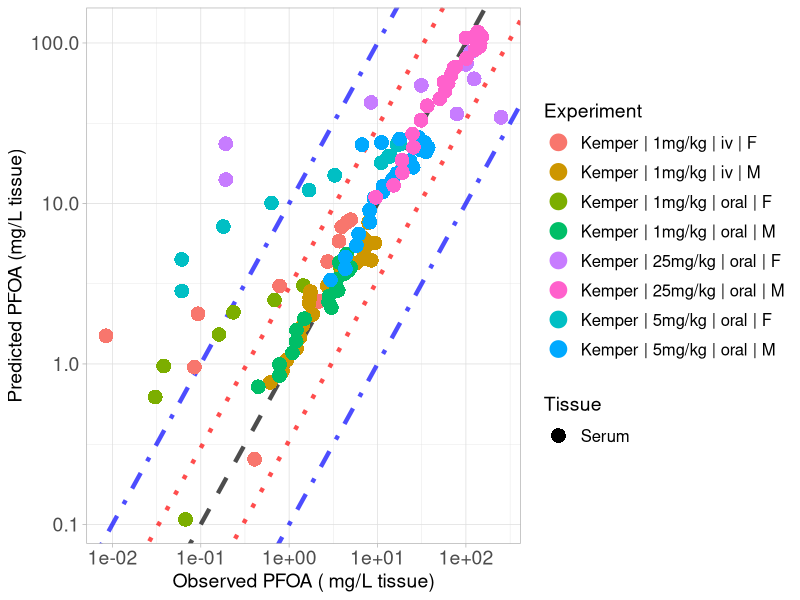

The R script that drew this image:
library(ggplot2)

#setwd("C:/Users/ptsir/Documents/GitHub/PFAS_PBK_models/PFOA inhalation Rat/Validation/Validation_results")
setwd("C:/Users/dpjio/Documents/GitHub/PFAS_PBK_models/PFOA inhalation Rat/Validation/Validation_koff_12_lung_same_RAF_bile")

# Load Results 

# 
Kemper_serum_results <- read.csv("Kemper_2003_serum_results.csv", header = T)
Kemper_iv_F_1 <- Kemper_serum_results[Kemper_serum_results$Dose == 1 & Kemper_serum_results$Type == "iv" &
                               Kemper_serum_results$sex == "F", ]
Kemper_iv_F_1$Experiment <- "Kemper | 1mg/kg | iv | F"

Kemper_oral_F_1 <- Kemper_serum_results[Kemper_serum_results$Dose == 1 & Kemper_serum_results$Type == "oral" &
                                 Kemper_serum_results$sex == "F", ]
Kemper_oral_F_1$Experiment <- "Kemper | 1mg/kg | oral | F"

Kemper_oral_F_5 <- Kemper_serum_results[Kemper_serum_results$Dose == 5 & Kemper_serum_results$Type == "oral" &
                                 Kemper_serum_results$sex == "F", ]
Kemper_oral_F_5$Experiment <- "Kemper | 5mg/kg | oral | F"
Kemper_oral_F_25 <- Kemper_serum_results[Kemper_serum_results$Dose == 25 & Kemper_serum_results$Type == "oral" &
                                  Kemper_serum_results$sex == "F", ]
Kemper_oral_F_25$Experiment <- "Kemper | 25mg/kg | oral | F"

Kemper_iv_M_1 <- Kemper_serum_results[Kemper_serum_results$Dose == 1 & Kemper_serum_results$Type == "iv" &
                               Kemper_serum_results$sex == "M", ]
Kemper_iv_M_1$Experiment <- "Kemper | 1mg/kg | iv | M"

Kemper_oral_M_1 <- Kemper_serum_results[Kemper_serum_results$Dose == 1 & Kemper_serum_results$Type == "oral" &
                                 Kemper_serum_results$sex == "M", ]
Kemper_oral_M_1$Experiment <- "Kemper | 1mg/kg | oral | M"

Kemper_oral_M_5 <- Kemper_serum_results[Kemper_serum_results$Dose == 5 & Kemper_serum_results$Type == "oral" &
                                 Kemper_serum_results$sex == "M", ]
Kemper_oral_M_5$Experiment <- "Kemper | 5mg/kg | oral | M"
Kemper_oral_M_25 <- Kemper_serum_results[Kemper_serum_results$Dose == 25 & Kemper_serum_results$Type == "oral" &
                                  Kemper_serum_results$sex == "M", ]
Kemper_oral_M_25$Experiment <- "Kemper | 25mg/kg | oral | M"
# 
# Kudo_high <- Kudo_results[Kudo_results$Dose == 16.560, ] 
# Kudo_high$Experiment <-  "Kudo | 16mg/kg | iv"
# 
# Kim_results <- read.csv("Kim_results.csv", header = T)
# Kim_iv <- Kim_results[Kim_results$Type == "iv",]
# Kim_iv$Experiment <-  "Kim | 1mg/kg | iv"
# 
# Kim_oral <- Kim_results[Kim_results$Type == "oral",]
# Kim_oral$Experiment <-  "Kim | 1mg/kg | oral"


Experiment <- scales::hue_pal()(8)

names(Experiment) <- unique(c( Kemper_iv_F_1$Experiment, Kemper_iv_M_1$Experiment,
                              Kemper_oral_F_1$Experiment,Kemper_oral_M_1$Experiment, Kemper_oral_F_5$Experiment, 
                               
                               Kemper_oral_M_5$Experiment,  Kemper_oral_F_25$Experiment, Kemper_oral_M_25$Experiment))



scatter_plot <- ggplot()+
  geom_abline(intercept = log10(1), slope = 1, linetype = "dashed", color = "black", linewidth = 1.5, alpha = 0.7) +  # Identity line in log10 scale
  geom_abline(intercept = log10(3), slope = 1, linetype = "dotted", color = "red", linewidth = 1.5, alpha = 0.7) +  # +3-fold error line
  geom_abline(intercept = log10(1/3), slope = 1, linetype = "dotted", color = "red", linewidth = 1.5, alpha = 0.7) +  # -3-fold error line
  geom_abline(intercept = log10(10), slope = 1, linetype = "dotdash", color = "blue", linewidth = 1.5, alpha = 0.7) +  # +10-fold error line
  geom_abline(intercept = log10(1/10), slope = 1, linetype = "dotdash", color = "blue", linewidth = 1.5, alpha = 0.7) +  # -10-fold error line
  geom_point(data = Kemper_iv_F_1, aes(x=Observed, y=Predicted, color = Experiment, shape = Tissue), size=4, stroke = 1.5)+
  geom_point(data = Kemper_oral_F_1, aes(x=Observed, y=Predicted, color = Experiment, shape = Tissue), size=4, stroke = 1.5)+
  geom_point(data = Kemper_oral_F_5, aes(x=Observed, y=Predicted, color = Experiment, shape = Tissue), size=4, stroke = 1.5)+
  geom_point(data = Kemper_oral_F_25, aes(x=Observed, y=Predicted, color = Experiment, shape = Tissue), size=4, stroke = 1.5)+
  geom_point(data = Kemper_iv_M_1, aes(x=Observed, y=Predicted, color = Experiment, shape = Tissue), size=4, stroke = 1.5)+
  geom_point(data = Kemper_oral_M_1, aes(x=Observed, y=Predicted, color = Experiment, shape = Tissue), size=4, stroke = 1.5)+
  geom_point(data = Kemper_oral_M_5, aes(x=Observed, y=Predicted, color = Experiment, shape = Tissue), size=4, stroke = 1.5)+
  geom_point(data = Kemper_oral_M_25, aes(x=Observed, y=Predicted, color = Experiment, shape = Tissue), size=4, stroke = 1.5)+
  scale_y_log10()+
  scale_x_log10()+
  scale_color_manual(values = Experiment)+
  theme(legend.spacing.y = unit(1, 'cm')) +
  guides(fill = guide_legend(byrow = TRUE))+
  theme_light()+
  labs(y = "Predicted PFOA (mg/L tissue)",
       x = "Observed PFOA ( mg/L tissue)")+
  theme(plot.title = element_text(hjust = 0.5),
        legend.key.size = unit(0.75, 'cm'),  
        legend.title = element_text(size=14),
        legend.text = element_text(size=12,  hjust = 0),
        axis.text = element_text(size = 14),
        axis.title = element_text(size = 14),
        )

#print(scatter_plot)

ggsave("validation_plot_PFOA_serum.png", scatter_plot, width = 11, height = 7, units = "in", dpi = 300)
